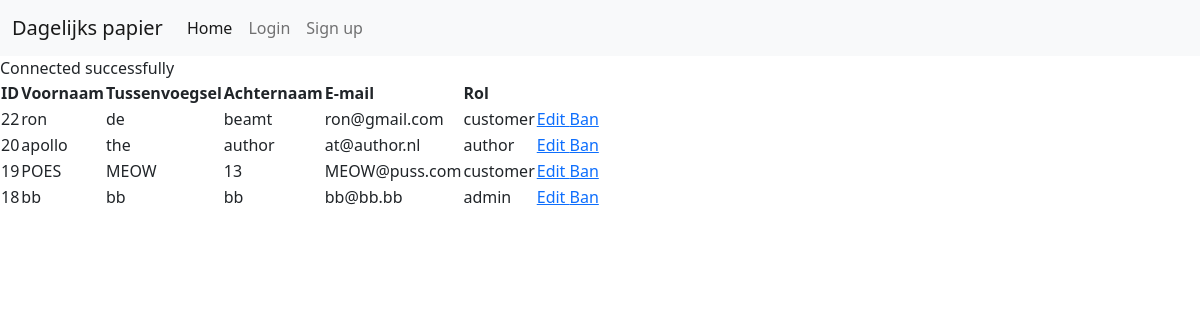
The page /AdminD.php on the database its author committed.
### tables this page shows
CREATE TABLE IF NOT EXISTS `gebruikers` (
  `id` int(255) NOT NULL AUTO_INCREMENT,
  `fname` varchar(50) NOT NULL,
  `middlename` varchar(40) DEFAULT NULL,
  `lastname` varchar(50) NOT NULL,
  `email` varchar(99) NOT NULL,
  `password` varchar(99) NOT NULL,
  `role` enum('customer','author','admin') NOT NULL DEFAULT 'customer',
  `active` bit(1) DEFAULT b'0',
  PRIMARY KEY (`id`)
);

### AdminD.php (the view, shortened to what this page needs)
<!doctype html>
<html lang="en">
<head>
    <link rel="stylesheet" href="https://cdn.vertcode.dev/hexaframework/css/vcd-commons.min.css"/>
    <link rel="stylesheet" href="./src/css/hamburger.css">
    <link rel="stylesheet" href="./src/css/style.css">
</head>
<body>
<?php include("./src/php/components/navbar.php") ?>
<?php include("./connect.php") ?>
<?php
$sql = "SELECT * FROM `gebruikers` ORDER BY id DESC ";
$query = mysqli_query($conn, $sql);
?>
<table>
  <tr>
    <th>ID</th>
    <th>Voornaam</th>
    <th>Tussenvoegsel</th>
    <th>Achternaam</th>
    <th>E-mail</th>
    <th>Rol</th>
  </tr>
<?php
  while ($row = mysqli_fetch_array($query))
  {
    echo ' <tr>
    <td>'.$row['id'].'</td>
    <td>'.$row['fname'].'</td>
    <td>'.$row['middlename'].'</td>
    <td>'.$row['lastname'].'</td>
    <td>'.$row['email'].'</td>
    <td>'.$row['role'].'</td>
    <td> <a href="edituser.php?id='.$row['id'].'">  Edit  </a> <a href="ban.php?id='.$row['id'].'">  Ban  </a> </td>
    </tr>';
  }
  echo "</table>";
?>
</body>
</html>

### src/php/components/navbar.php (shortened to what this page needs)
<head><link href="https://cdn.jsdelivr.net/npm/bootstrap@5.1.3/dist/css/bootstrap.min.css" rel="stylesheet">
<?php
if (isset($_GET["content"]))
{
  $active = $_GET["content"];
}
else { $active = '';}
?>
<nav class="navbar navbar-expand-md navbar-light bg-light">
  <div class="container-fluid">
    <a class="navbar-brand" href="./index.php?content=home">Dagelijks papier</a>
    <div class="collapse navbar-collapse" id="navbarNavDropdown">
      <ul class="navbar-nav">
      <?php
          if (isset($_SESSION["id"]))
          {
            switch($_SESSION["role"]){
              case 'admin':
                echo '<li class="nav-item">
                <a class="nav-link '; if ($active == "a-home" || $active == "") {echo "active";} echo'" aria-current="page" href="./index.php?content=a-home">Home</a>
              </li>';
              break;
              case 'root':
                echo '<li class="nav-item">
                <a class="nav-link '; if ($active == "r-home" || $active == "") {echo "active";} echo'" aria-current="page" href="./index.php?content=r-home">Home</a>
              </li>';
              break;
              case 'moderator':
                echo '<li class="nav-item">
                <a class="nav-link '; if ($active == "m-home" || $active == "") {echo "active";} echo'" aria-current="page" href="./index.php?content=m-home">Home</a>
              </li>';
              break;
              case 'customer':
                echo '<li class="nav-item">
                <a class="nav-link '; if ($active == "c-home" || $active == "") {echo "active";} echo'" aria-current="page" href="./index.php?content=c-home">Home</a>
              </li>';
              break;
              default: break;
            }
          }
          else{
            echo '<li class="nav-item">
            <a class="nav-link ';if ($active == "home" || $active == "") {echo "active";} echo'" aria-current="page" href="./index.php?content=home">Home</a>
          </li>';
          }
        ?>
      </ul>
      <ul class="navbar-nav ml-auto">
        <?php
  if (isset($_SESSION["id"]))
  {
    switch ($_SESSION["role"]){
    case 'customer':
    break;
    case 'author':
        echo '<a class="nav-link '; if ($active == "Create") {echo "active";} echo'" href="./post.php?content=create">Create post</a>';
    break;
    case 'moderator':
        echo '<a class="nav-link '; if ($active == "Create") {echo "active";} echo'" href="./post.php?content=create">Create post</a>';
    break;
    case 'admin':
        echo '<li class="nav-item">
        <a class="nav-link '; if ($active == "Create") {echo "active";} echo'" href="./post.php?content=create">Create post</a>
      </li>';
      echo '<li class="nav-item floatr">
        <a class="nav-link '; if ($active == "AdminDashboard") {echo "active";} echo'" href="./AdminD.php?content=Dashboard">Admin Dashboard</a>
        </li>';
    break;
    default:
    break;
    }
echo '<li class="nav-item">
<a class="nav-link '; if ($active == "History") {echo "active";} echo'" href="./archief.php?content=archief">Archief</a>
</li>';
echo '<li class="nav-item">
<a class="nav-link '; if ($active == "logout") {echo "active";} echo'" href="./logout.php?content=Logout">Log out</a>
</li>';
  }
  else
  {
    echo '<li class="nav-item">
    <a class="nav-link '; if ($active == "login") {echo "active";} echo'" aria-current="page" href="./login.php?content=Login">Login</a>
  </li>';
  echo '<li class="nav-item">
    <a class="nav-link '; if ($active == "register") {echo "active";} echo'" href="./register.php?content=Register">Sign up</a>
  </li>';
  }
        ?>
      </ul>
    </div>
  </div>
</nav>

### connect.php (shortened to what this page needs)
<?php
echo "Connected successfully";
?>

### src/css/style.css (style rules this page uses)
html { font-family:"Roboto",sans-serif }

### rows shown on the page
gebruikers: id "22", fname "ron", middlename "de", lastname "beamt", email "ron@gmail.com", role "customer"
gebruikers: id "20", fname "apollo", middlename "the", lastname "author", email "at@author.nl", role "author"
gebruikers: id "19", fname "POES", middlename "MEOW", lastname "13", email "MEOW@puss.com", role "customer"
gebruikers: id "18", fname "bb", middlename "bb", lastname "bb", email "bb@bb.bb", role "admin"
